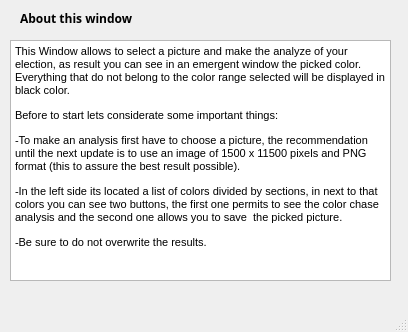
<?xml version="1.0" encoding="UTF-8"?>
<ui version="4.0">
 <class>inf1</class>
 <widget class="QMainWindow" name="inf1">
  <property name="geometry">
   <rect>
    <x>0</x>
    <y>0</y>
    <width>408</width>
    <height>332</height>
   </rect>
  </property>
  <property name="windowTitle">
   <string>Color mask information</string>
  </property>
  <property name="windowIcon">
   <iconset resource="logos.qrc">
    <normaloff>:/iconos/logo.ico</normaloff>:/iconos/logo.ico</iconset>
  </property>
  <widget class="QWidget" name="centralwidget">
   <widget class="QTextBrowser" name="textBrowser">
    <property name="geometry">
     <rect>
      <x>10</x>
      <y>40</y>
      <width>381</width>
      <height>241</height>
     </rect>
    </property>
    <property name="font">
     <font>
      <family>Arial</family>
     </font>
    </property>
    <property name="html">
     <string>&lt;!DOCTYPE HTML PUBLIC &quot;-//W3C//DTD HTML 4.0//EN&quot; &quot;http://www.w3.org/TR/REC-html40/strict.dtd&quot;&gt;
&lt;html&gt;&lt;head&gt;&lt;meta name=&quot;qrichtext&quot; content=&quot;1&quot; /&gt;&lt;style type=&quot;text/css&quot;&gt;
p, li { white-space: pre-wrap; }
&lt;/style&gt;&lt;/head&gt;&lt;body style=&quot; font-family:'Arial'; font-size:8.25pt; font-weight:400; font-style:normal;&quot;&gt;
&lt;p style=&quot; margin-top:12px; margin-bottom:12px; margin-left:0px; margin-right:0px; -qt-block-indent:0; text-indent:0px;&quot;&gt;&lt;span style=&quot; font-family:'Arial,sans-serif'; font-size:8.5pt;&quot;&gt;This Window allows to select a picture and make the analyze of your election, as result you can see in an emergent window the picked color. Everything that do not belong to the color range selected will be displayed in black color.&lt;/span&gt;&lt;span style=&quot; font-size:8pt;&quot;&gt; &lt;/span&gt;&lt;/p&gt;
&lt;p style=&quot; margin-top:12px; margin-bottom:12px; margin-left:0px; margin-right:0px; -qt-block-indent:0; text-indent:0px;&quot;&gt;&lt;span style=&quot; font-family:'Arial,sans-serif'; font-size:8.5pt;&quot;&gt;Before to start lets considerate some important things:&lt;/span&gt;&lt;span style=&quot; font-size:8pt;&quot;&gt; &lt;/span&gt;&lt;/p&gt;
&lt;p style=&quot; margin-top:12px; margin-bottom:12px; margin-left:0px; margin-right:0px; -qt-block-indent:0; text-indent:0px;&quot;&gt;&lt;span style=&quot; font-family:'Arial,sans-serif'; font-size:8.5pt;&quot;&gt;-To make an analysis first have to choose a picture, the recommendation until the next update is to use an image of 1500 x 11500 pixels and PNG format (this to assure the best result possible).&lt;/span&gt;&lt;span style=&quot; font-size:8pt;&quot;&gt; &lt;/span&gt;&lt;/p&gt;
&lt;p style=&quot; margin-top:12px; margin-bottom:12px; margin-left:0px; margin-right:0px; -qt-block-indent:0; text-indent:0px;&quot;&gt;&lt;span style=&quot; font-family:'Arial,sans-serif'; font-size:8.5pt;&quot;&gt;-In the left side its located a list of colors divided by sections, in next to that colors you can see two buttons, the first one permits to see the color chase analysis and the second one allows you to save  the picked picture.&lt;/span&gt;&lt;span style=&quot; font-size:8pt;&quot;&gt; &lt;/span&gt;&lt;/p&gt;
&lt;p style=&quot; margin-top:12px; margin-bottom:12px; margin-left:0px; margin-right:0px; -qt-block-indent:0; text-indent:0px;&quot;&gt;&lt;span style=&quot; font-family:'Arial,sans-serif'; font-size:8.5pt;&quot;&gt;-Be sure to do not overwrite the results.&lt;/span&gt;&lt;span style=&quot; font-size:8pt;&quot;&gt; &lt;/span&gt;&lt;/p&gt;&lt;/body&gt;&lt;/html&gt;</string>
    </property>
   </widget>
   <widget class="QLabel" name="label">
    <property name="geometry">
     <rect>
      <x>20</x>
      <y>10</y>
      <width>221</width>
      <height>16</height>
     </rect>
    </property>
    <property name="font">
     <font>
      <family>Arial Black</family>
      <weight>75</weight>
      <bold>true</bold>
     </font>
    </property>
    <property name="text">
     <string>About this window</string>
    </property>
   </widget>
  </widget>
  <widget class="QMenuBar" name="menubar">
   <property name="geometry">
    <rect>
     <x>0</x>
     <y>0</y>
     <width>408</width>
     <height>21</height>
    </rect>
   </property>
  </widget>
  <widget class="QStatusBar" name="statusbar"/>
 </widget>
 <resources>
  <include location="logos.qrc"/>
 </resources>
 <connections/>
</ui>
